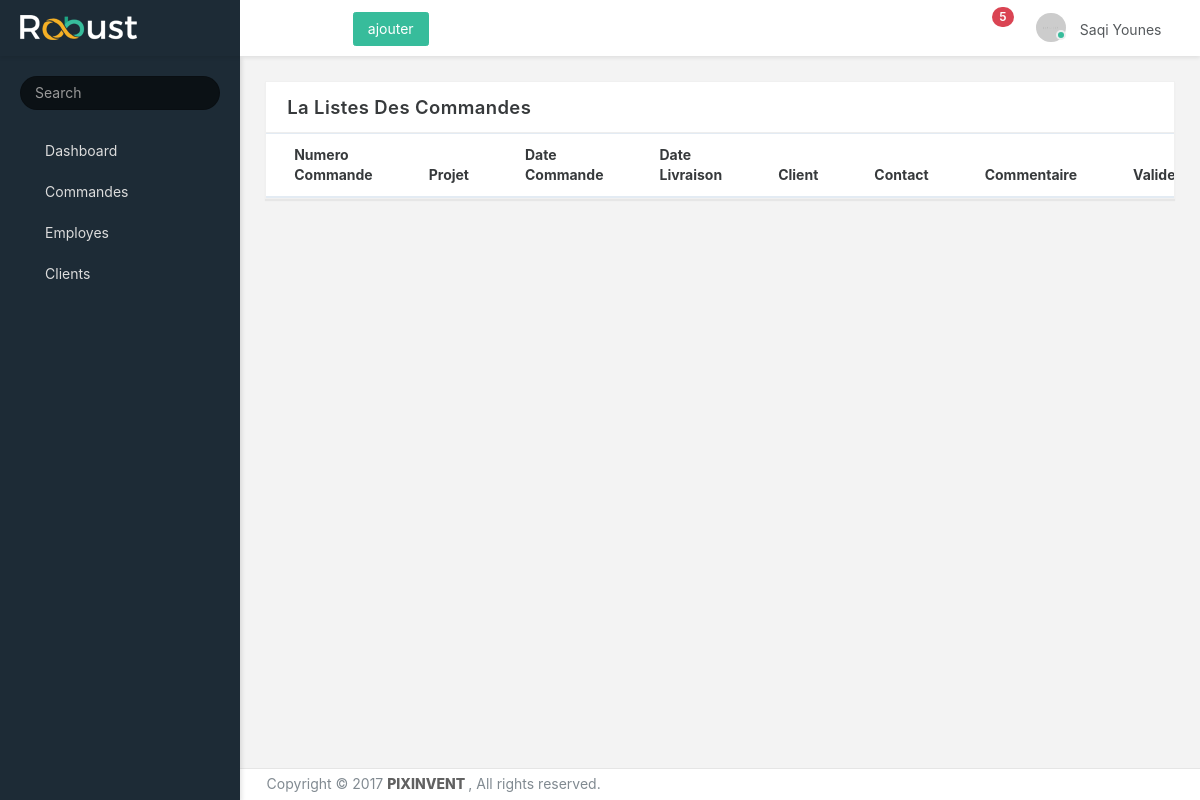
Before: /Commande/index.php (signed in) with the older database file.
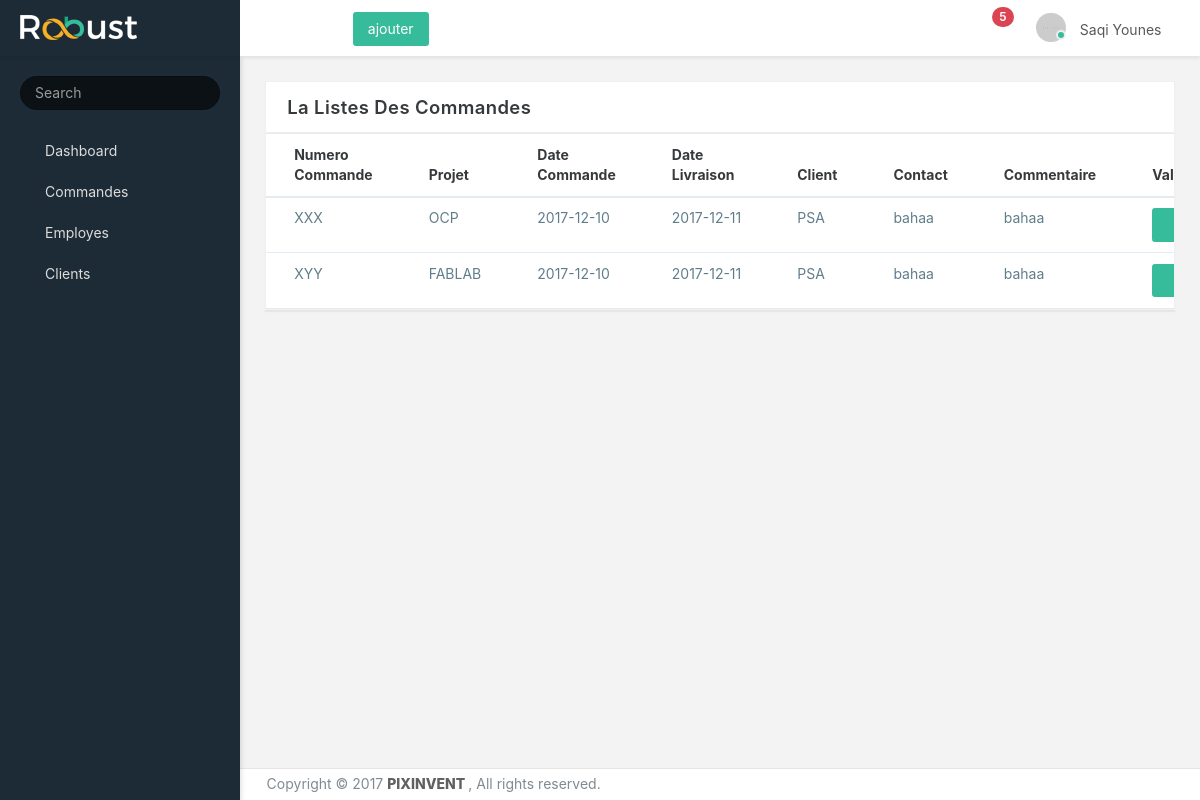
After: the same page with the newer database file.
### tables this page shows
CREATE TABLE employers(
   id         int           NOT NULL     AUTO_INCREMENT,
   nom      VARCHAR (20)    NOT NULL,
   prenom   VARCHAR (20)    NOT NULL,
   tel      INT             NOT NULL,
   address  VARCHAR (40)    NOT NULL,
   email    VARCHAR (100)   NOT NULL CHECK (email LIKE '%_@__%.__%'),
   departement  VARCHAR (100)             NOT NULL,
   est_chefdep BOOLEAN         NOT NULL default 0,
   password VARCHAR (30)    NOT NULL,
   PRIMARY KEY (id)
);

CREATE TABLE commandes(
   id               int           NOT NULL     AUTO_INCREMENT,
   numero           varchar(8)    NOT NULL  ,
   projet           varchar(10)   NOT NULL  ,
   date_commande    date          NOT NULL  ,
   date_livraison   date          NOT NULL  ,
   client           varchar(20)   NOT NULL  ,
   contact          varchar(20),
   commentaire      text,
   PRIMARY KEY (id)
);

### include/outils.php (called while the page is built, shortened)
<?php
require_once('basedonner.php');
function template($nom, $data = array())
{
    extract($data);
    require __DIR__ . '/../templates/' . $nom . '.php';
}
function lien($lien)
{
    return site . $lien;
}
function asset($path) {
    return lien('/public/' . $path);
}
function pageProteger(){
    if(isset($_SESSION['estConnecter']) && $_SESSION['estConnecter'] && isset($_SESSION['user_id'])){
        return Employers::trouver('id', $_SESSION['user_id']);
    }else{
        $_SESSION['estConnecter'] = false;
        $_SESSION['user_id'] = -1;
        header('Location:'. lien('/login/staff.php'));
    }
}

### include/Basedonner.php (called while the page is built, shortened)
<?php
class BaseDonner
{
    function __construct($table, $columns)
    {
        $this->columns = $columns;
        $prop = array();
        foreach ($this->columns as $col) {
            $prop[$col] = '';
        }
        try{
            $this->db = new PDO('mysql:host=' . db_host . ';dbname=' . db_name, db_user, db_pass);
        }
        catch(PDOException $ex){
            die('impossible de se connecter a la base de donner');
        }
    }
    public function remplire_PDO($line)
    {
        $this->id =  $line['id'];
    }
    public static function trouver($col, $val)
    {
        $personne = new static();
        $stmt = $personne->db->prepare("SELECT * FROM " . static::table . " WHERE $col = :val limit 1");
        $stmt->execute(array(
                        ':val' => $val,
                       ));
        if ($stmt->rowCount() == 0)
            return false;
        else{
            $resultat = $stmt->fetchObject();
            foreach ($personne->columns as $col) {
                if(array_key_exists($col, $resultat))
                    $personne->$col = $resultat->$col;
            }
            $personne->id = $resultat->id;
            return $personne;
        }
    }
    public static function tous($col = null, $val = null)
    {
        try{
            $db = new PDO('mysql:host=' . db_host . ';dbname=' . db_name, db_user, db_pass);
        }
        catch(PDOException $ex){
            die('impossible de se connecter a la base de donner');
        }
        if($col == null || $val == null)
            $stmt = $db->prepare("SELECT * FROM " . static::table);
        else{
            $stmt = $db->prepare("SELECT * FROM " . static::table . " WHERE $col = :val");
            $stmt->bindParam(':val', $val);
        }
        $stmt->execute();
        $resultat = $stmt->fetchAll();
        $resultat_obj = array();
        foreach ($resultat as $line) {
            $p = new static();
            $p->remplire_PDO($line);
            $resultat_obj[] = $p;
        }
        return $resultat_obj;
    }
}

### Commande/index.php (the view, shortened to what the rows shown need)
<?php
require __DIR__. '/../include/outils.php';
$user = pageProteger();
$commande = new commande();
$commande = $commande->tous();
?>
<nav class="header-navbar navbar navbar-with-menu navbar-fixed-top navbar-semi-dark navbar-shadow">
    <?php template('nav', array(
        'actions' => array(
            array(
                'link'  => lien('/commande/ajouter.php'),
                'text'  => 'ajouter',
                'color' => 'success'
            )
        )
    )); ?>
</nav>
<div class="app-content content container-fluid" >
    <div class="content-wrapper">
        <div class="row">
            <div class="col-md-12">
                <div class="card">
                    <div class="card-body">
                        <div class="table-responsive">
                            <table class="table table-hover mb-0">
                                <thead>
                                    <tr>
                                        <th>Numero Commande</th>
                                        <th>Projet</th>
                                        <th>Date Commande</th>
                                        <th>Date Livraison</th>
                                        <th>Client</th>
                                        <th>Contact</th>
                                        <th>Commentaire</th>
                                        <th>Valider/Supp</th>
                                    </tr>
                                </thead>
                                <tbody>
                                    <?php
                                    foreach($commande as $e): ?>
                                        <tr>
                                            <td class="text-truncate"><a class="blue-grey" href="<?= lien('/commande/info.php?id=' . $e->id) ?>"><?= $e->numero ?></a></td>
                                            <td class="text-truncate"><a class="blue-grey" href="<?= lien('/commande/info.php?id=' . $e->id) ?>"><?= $e->projet ?></a></td>
                                            <td class="text-truncate"><a class="blue-grey" href="<?= lien('/commande/info.php?id=' . $e->id) ?>"><?= $e->date_commande ?></a></td>
                                            <td class="text-truncate"><a class="blue-grey" href="<?= lien('/commande/info.php?id=' . $e->id) ?>"><?= $e->date_livraison ?></a></td>
                                            <td class="text-truncate"><a class="blue-grey" href="<?= lien('/commande/info.php?id=' . $e->id) ?>"><?= $e->client ?></a></td>
                                            <td><a class="blue-grey" href="<?= lien('/commande/info.php?id=' . $e->id) ?>"><?= $e->contact ?></td>
                                            <td><a class="blue-grey" ><?= $e->commentaire ?></td>
                                            <td><a class="btn btn-success" href="<?= lien('/commande/modifier.php?id=' . $e->id) ?>"><i class="icon-check"></i></a>
                                            </td>
                                        </tr>
                                    <?php endforeach ?>
                                </tbody>
                            </table>
                        </div>
                    </div>
                </div>
            </div>
        </div>
    </div>
</div>

### templates/nav.php (shortened to what the rows shown need)
<div class="navbar-wrapper">
  <div class="navbar-container content container-fluid">
    <div id="navbar-mobile" class="collapse navbar-toggleable-sm">
      <ul class="nav navbar-nav float-xs-right">
        <li class="dropdown dropdown-user nav-item">
          <a href="#" data-toggle="dropdown" class="dropdown-toggle nav-link dropdown-user-link">
            <span class="avatar avatar-online">
              <img src="<?= asset('images/portrait/small/avatar-s-1.png') ?>" alt="avatar">
              <i></i>
            </span>
            <span class="user-name"><?= $user->nom . ' ' . $user->prenom ?></span>
          </a>
        </li>
      </ul>
    </div>
  </div>
</div>

Changed rows visible on the page:
added commandes: numero "XXX", projet "OCP", date_commande "2017-12-10", date_livraison "2017-12-11", client "PSA", contact "bahaa", commentaire "bahaa"
added commandes: numero "XYY", projet "FABLAB", date_commande "2017-12-10", date_livraison "2017-12-11", client "PSA", contact "bahaa", commentaire "bahaa"
